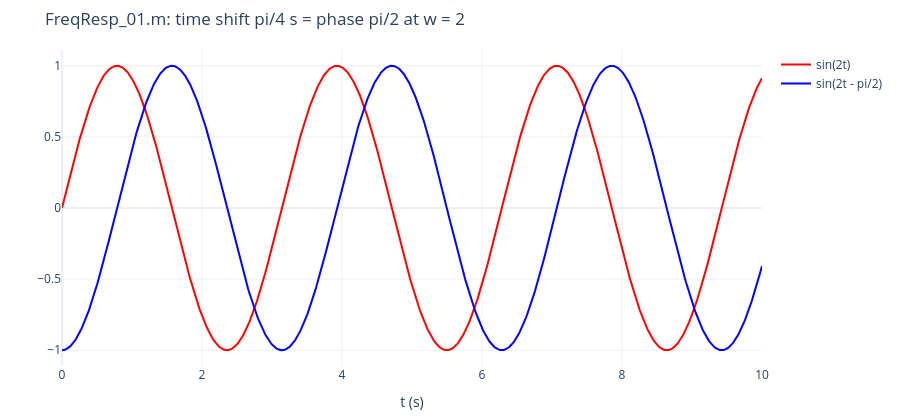

Here is the notebook cell this chart was saved with:
### Markdown cell above
原 `FreqResp_01.m` 示範相位差：`y2=sin(2*t-pi/2)` 比 `y1=sin(2*t)` 晚 $\pi/4$ 秒，相位差 $2\times\pi/4 = \pi/2$。

### Code cell
t6 = np.arange(0, 10.001, 0.01)
fig = go.Figure()
fig.add_scatter(x=t6, y=np.round(np.sin(2 * t6), 4), name="sin(2t)", line=dict(color="red"))
fig.add_scatter(x=t6, y=np.round(np.sin(2 * t6 - np.pi / 2), 4), name="sin(2t - pi/2)", line=dict(color="blue"))
show(fig, "FreqResp_01.m: time shift pi/4 s = phase pi/2 at w = 2", "t (s)", "")

### Figure 1 — Plotly figure (JSON) as saved in the notebook; plotly's stock layout.template omitted (floating-point values rounded to 4 significant figures; data arrays with more than 128 entries replaced by an {"elided": "..."} marker saying what was removed)
{"data": [{"line": {"color": "red"}, "name": "sin(2t)", "type": "scatter", "x": {"elided": "1001 float values"}, "y": {"elided": "1001 float values"}}, {"line": {"color": "blue"}, "name": "sin(2t - pi/2)", "type": "scatter", "x": {"elided": "1001 float values"}, "y": {"elided": "1001 float values"}}], "layout": {"height": 420, "margin": {"b": 50, "l": 60, "r": 20, "t": 50}, "title": {"text": "FreqResp_01.m: time shift pi/4 s = phase pi/2 at w = 2"}, "xaxis": {"title": {"text": "t (s)"}}, "yaxis": {"title": {"text": ""}}}}
